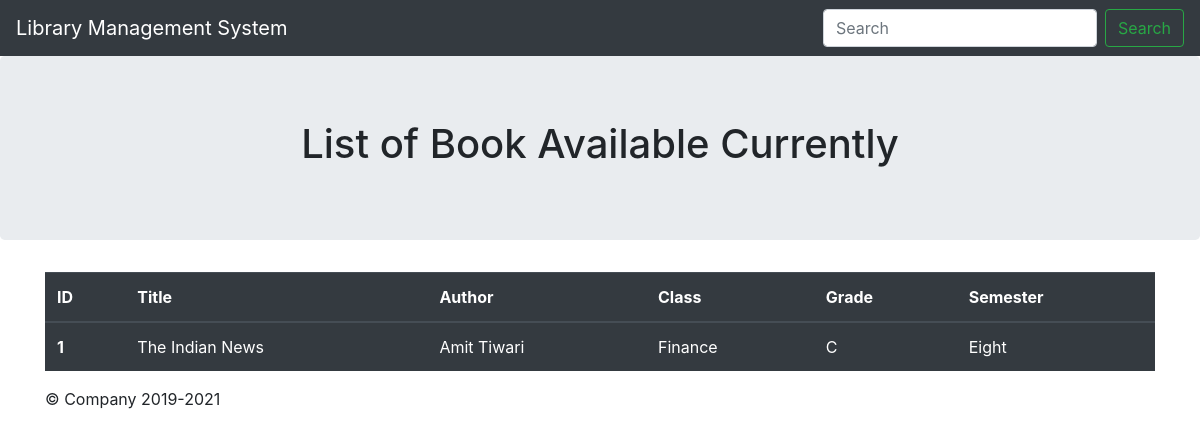
The page /lend-book/availability/ on the database as committed earlier.
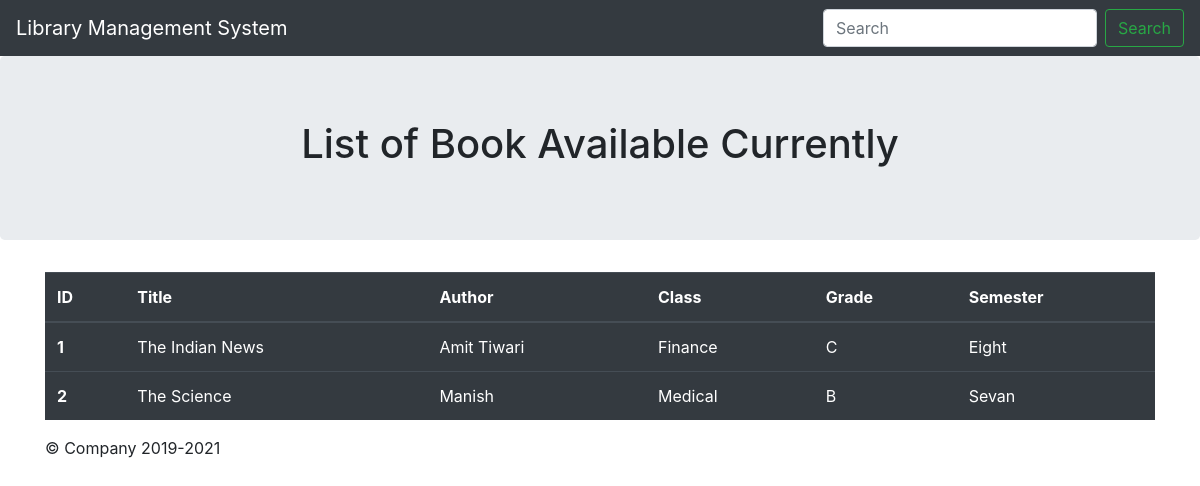
The same page on the database as committed later.
### Books/models.py (models this page shows)
class Book(models.Model):
    ISBN = models.CharField(max_length=13)
    title = models.CharField(max_length=250)
    author = models.CharField(max_length=50)
    CLASS = (
        ('Computer Science and Engineering', 'CSE'),
        ('Electronics and Communication Engineering', 'ECE'),
        ('Electrical Engineering', 'EE'),
        ('Mechanical Engineering', 'ME'),
        ('Civil Engineering', 'CIVIL E'),
        ('Petroleum Engineering', 'PE'),
        ('Chemical Engineering', 'CE'),
        ('Aerospace Engineering', 'AE'),
        ('Industrial Engineering', 'IE'),
        ('Aeronautical Engineering', 'AERO E'),
        ('Medical', 'MEDICAL'),
        ('Finance', 'FFNANCE'),
        ('Computer Application', 'Comp App')
    )
    Class = models.CharField(max_length=50,
                             null=True,
                             default=CLASS[0][0],
                             choices=CLASS)
    GRADE = (
        ('A', 'A'),
        ('B', 'B'),
        ('C', 'C'),
        ('D', 'D'),
        ('E', 'E'),
        ('F', 'F'),
    )
    grade = models.CharField(max_length=5, null=True,
                             default=GRADE[0][0], choices=GRADE)
    SEMESTER = (
        ('First', 'I'),
        ('Second', 'II'),
        ('Third', 'III'),
        ('Fourth', 'IV'),
        ('Five', 'V'),
        ('Six', 'VI'),
        ('Sevan', 'VII'),
        ('Eight', 'VIII'),
    )
    semester = models.CharField(max_length=15, null=True,
                                default=SEMESTER[0][0], choices=SEMESTER)

### LendBook/views.py (the view)
# urls.py: path('availability/', views.availability, name='Availability'),
def availability(request):
    obj = Book.objects.all()
    return render(request, "availability.html", {'obj': obj})

### template/availability.html
{% extends 'base.html' %}
{% block headings %} List of Book Available Currently {% endblock %}
{% block body %}
<table class="table table-dark">
  <thead>
    <tr>
      <th scope="col">ID</th>
      <th scope="col">Title</th>
      <th scope="col">Author</th>
      <th scope="col">Class</th>
      <th scope="col">Grade</th>
      <th scope="col">Semester</th>
    </tr>
  </thead>
  <tbody>
  	{% for i in obj %}
    <tr>
      <th scope="row">{{ i.id }}</th>
      <td>{{ i.title }}</td>
      <td>{{ i.author }}</td>
      <td>{{ i.Class }}</td>
      <td>{{ i.grade }} </td>
	  <td>{{ i.semester }}</td>
    </tr>
    {% endfor %}
      </tbody>
</table>
{% endblock %}

### template/base.html (shortened to what this page needs)
{% load static %}
<!doctype html>
<html lang="en">
  <head>
<link rel="stylesheet" href="{% static 'bootstrap.min.css' %}" >
    <link href="{% static 'jumbotron.css'%}" rel="stylesheet">
  </head>
  <body>
    <nav class="navbar navbar-expand-md navbar-dark fixed-top bg-dark">
  <a class="navbar-brand" href="{% url 'index' %}">Library Management System</a>
  <div class="collapse navbar-collapse" id="navbarsExampleDefault">
    <form class="form-inline my-2 my-lg-0">
      <input class="form-control mr-sm-2" type="text" placeholder="Search" aria-label="Search">
      <button class="btn btn-outline-success my-2 my-sm-0" type="submit">Search</button>
    </form>
  </div>
</nav>
<main role="main">
  <div class="jumbotron">
    <div class="container"><h1 align="center">
     {% block headings %} Heading here {% endblock %}</h1>
    </div>
  </div>
  <div class="container">
    {% block body %}{% endblock%}
  </div>
</main>
<footer class="container">
  <p>&copy; Company 2019-2021</p>
</footer>
      <script>window.jQuery || document.write('<script src="{% static 'jquery-slim.min.js' %}"><\/script>')</script><script src="{% static 'bootstrap.bundle.min.js' %}" ></script></body>
</html>

### static/jumbotron.css (style rules this page uses)
body { padding-top: 3.5rem; }

Rows that differ between the two databases and show on the page:
added Book: id "2", title "The Science", author "Manish", Class "Medical", grade "B", semester "Sevan"
